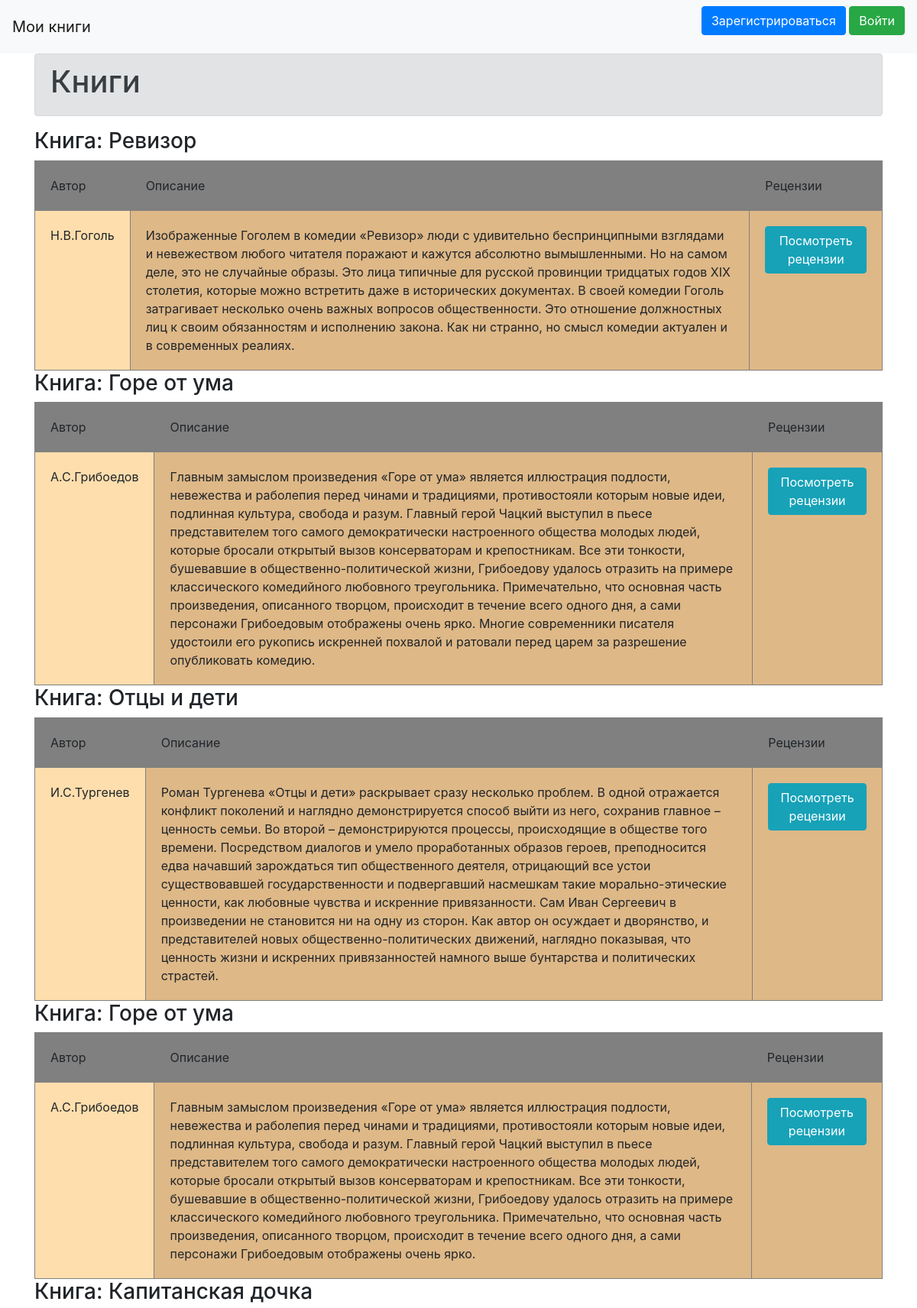
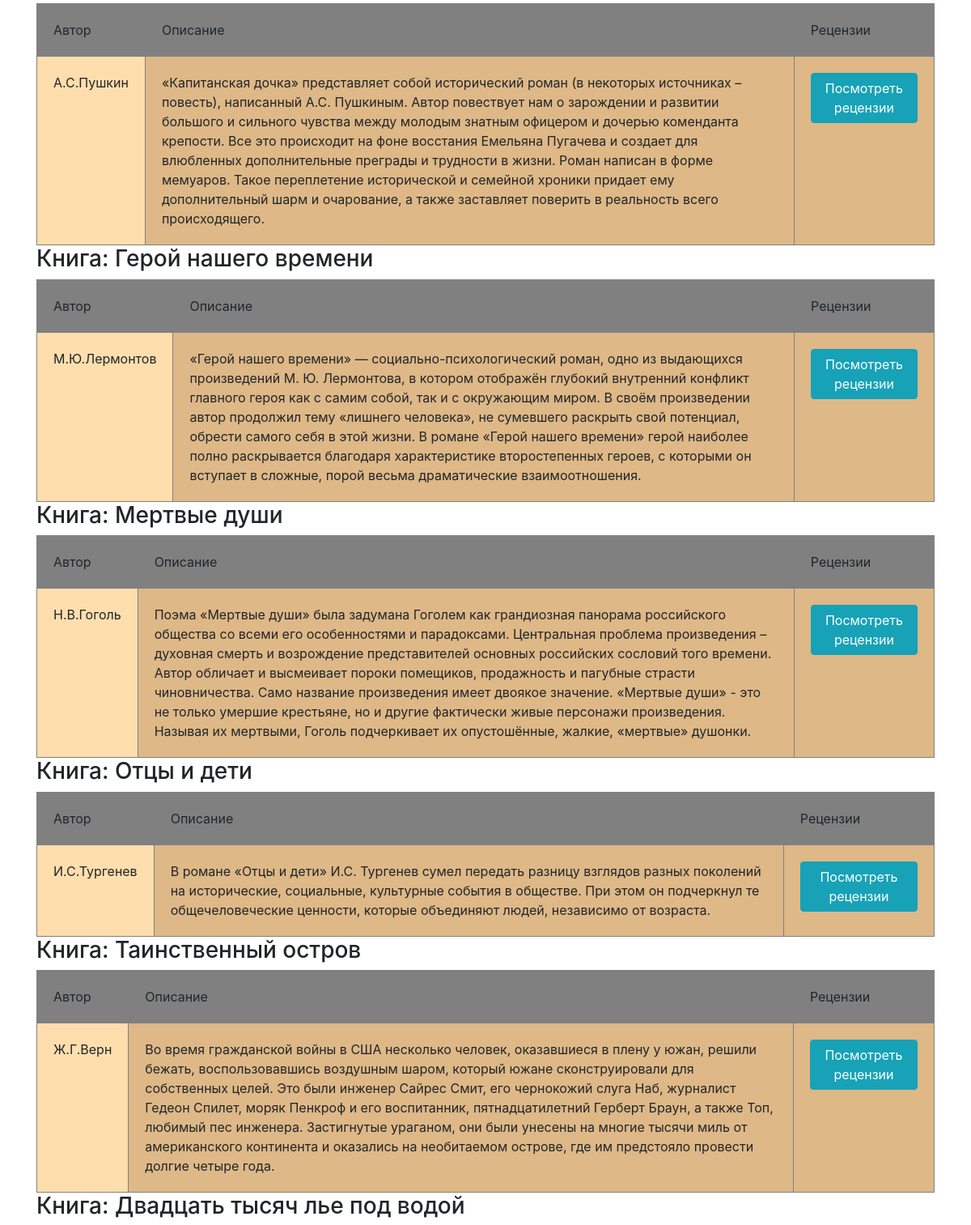
The page / (upper part) on the database its author committed (2 pictures, top to bottom).
### data/books.py (models this page shows)
class Books(SqlAlchemyBase):
    __tablename__ = 'books'
    id = sqlalchemy.Column(sqlalchemy.Integer,
                           primary_key=True, autoincrement=True)
    user_id = sqlalchemy.Column(sqlalchemy.Integer,
                                sqlalchemy.ForeignKey("users.id"))
    name = sqlalchemy.Column(sqlalchemy.String, nullable=True)
    author = sqlalchemy.Column(sqlalchemy.String, nullable=True)
    description = sqlalchemy.Column(sqlalchemy.String, nullable=True)
    path_image_title = sqlalchemy.Column(sqlalchemy.String, nullable=True)
    is_finished = sqlalchemy.Column(sqlalchemy.Boolean)
    user = orm.relation('User')

### main.py (the view)
@app.route('/')
def index():
    if flask_login.current_user.is_authenticated:
        return index_for_auth_users()
    return index_for_unknown_users()

### data/db_session.py (called while the page is built)
def create_session() -> Session:
    global __factory
    return __factory()

### main.py (called while the page is built)
def index_for_unknown_users():
    rs = []
    session = db_session.create_session()
    for books in session.query(Books):
        review = session.query(Review).filter(Review.book_id == books.id).first()
        d = dict()
        d['title'] = books.name
        d['author'] = books.author
        d['description'] = books.description
        d['id_book'] = books.id
        if review is not None:
            d['review'] = 'yes'
        else:
            reviews = []
            if add_similar_reviews(books.id, books.name, books.author, reviews):
                d['review'] = 'yes'
            else:
                d['review'] = 'no'
        rs.append(d)
    return render_template('lightindex.html', header='Книги', param=rs)

### templates/lightindex.html (shortened to what this page needs)
{% extends "base.html" %}
{% block content %}
<div class="alert alert-secondary" role="alert">
    <h1>{{ header }}</h1>
</div>
{% for val in param %}
<h3>Книга: {{ val["title"] }}</h3>
<table cellspacing="5">
    <tr>
        <td bgcolor="#808080">Автор</td>
        <td bgcolor="#808080">Описание</td>
        <td bgcolor="#808080">Рецензии</td>
    </tr>
    <tr>
        <td bgcolor="#FFDEAD">{{val["author"]}}</td>
        <td bgcolor="#DEB887">{{val["description"]}}</td>
        {% if val["review"] == "no" %}
        <td bgcolor="#DEB887">Рецензии отсутствуют</td>
        {% else %}
        <td bgcolor="#DEB887"><a href="/review/{{ val["id_book"] }}" class="btn btn-info">
        Посмотреть рецензии
    </a></td>
        {% endif %}
    </tr>
</table>
{% endfor %}
{% endblock %}

### static/css/style.css (style rules this page uses)
td, th { border: 1px solid #808080; padding: 20px; vertical-align: top; }

### rows shown on the page
Books: title "Ревизор", author "Н.В.Гоголь", description "Изображенные Гоголем в комедии «Ревизор» люди с удивительно беспринципными взглядами и невежеством любого читателя поражают и кажутся абсолютно вымышленными. Но на самом деле, это не случайные образы. Это лица типичные для русской провинции тридцатых годов XIX столетия, которые можно встретить даже в исторических документах. В своей комедии Гоголь затрагивает несколько очень важных вопросов общественности. Это отношение должностных лиц к своим обязанностям и исполнению закона. Как ни странно, но смысл комедии актуален и в современных реалиях."
Books: title "Горе от ума", author "А.С.Грибоедов", description "Главным замыслом произведения «Горе от ума» является иллюстрация подлости, невежества и раболепия перед чинами и традициями, противостояли которым новые идеи, подлинная культура, свобода и разум. Главный герой Чацкий выступил в пьесе представителем того самого демократически настроенного общества молодых людей, которые бросали открытый вызов консерваторам и крепостникам. Все эти тонкости, бушевавшие в общественно-политической жизни, Грибоедову удалось отразить на примере классического комедийного любовного треугольника. Примечательно, что основная часть произведения, описанного творцом, происходит в течение всего одного дня, а сами персонажи Грибоедовым отображены очень ярко. Многие…"
Books: title "Отцы и дети", author "И.С.Тургенев", description "Роман Тургенева «Отцы и дети» раскрывает сразу несколько проблем. В одной отражается конфликт поколений и наглядно демонстрируется способ выйти из него, сохранив главное – ценность семьи. Во второй – демонстрируются процессы, происходящие в обществе того времени. Посредством диалогов и умело проработанных образов героев, преподносится едва начавший зарождаться тип общественного деятеля, отрицающий все устои существовавшей государственности и подвергавший насмешкам такие морально-этические ценности, как любовные чувства и искренние привязанности. Сам Иван Сергеевич в произведении не становится ни на одну из сторон. Как автор он осуждает и дворянство, и представителей новых…"
Books: title "Горе от ума", author "А.С.Грибоедов", description "Главным замыслом произведения «Горе от ума» является иллюстрация подлости, невежества и раболепия перед чинами и традициями, противостояли которым новые идеи, подлинная культура, свобода и разум. Главный герой Чацкий выступил в пьесе представителем того самого демократически настроенного общества молодых людей, которые бросали открытый вызов консерваторам и крепостникам. Все эти тонкости, бушевавшие в общественно-политической жизни, Грибоедову удалось отразить на примере классического комедийного любовного треугольника. Примечательно, что основная часть произведения, описанного творцом, происходит в течение всего одного дня, а сами персонажи Грибоедовым отображены очень ярко."
Books: title "Капитанская дочка", author "А.С.Пушкин", description "«Капитанская дочка» представляет собой исторический роман (в некоторых источниках – повесть), написанный А.С. Пушкиным. Автор повествует нам о зарождении и развитии большого и сильного чувства между молодым знатным офицером и дочерью коменданта крепости. Все это происходит на фоне восстания Емельяна Пугачева и создает для влюбленных дополнительные преграды и трудности в жизни. Роман написан в форме мемуаров. Такое переплетение исторической и семейной хроники придает ему дополнительный шарм и очарование, а также заставляет поверить в реальность всего происходящего."
Books: title "Герой нашего времени", author "М.Ю.Лермонтов", description "«Герой нашего времени» — социально-психологический роман, одно из выдающихся произведений М. Ю. Лермонтова, в котором отображён глубокий внутренний конфликт главного героя как с самим собой, так и с окружающим миром. В своём произведении автор продолжил тему «лишнего человека», не сумевшего раскрыть свой потенциал, обрести самого себя в этой жизни. В романе «Герой нашего времени» герой наиболее полно раскрывается благодаря характеристике второстепенных героев, с которыми он вступает в сложные, порой весьма драматические взаимоотношения."
Books: title "Мертвые души", author "Н.В.Гоголь", description "Поэма «Мертвые души» была задумана Гоголем как грандиозная панорама российского общества со всеми его особенностями и парадоксами. Центральная проблема произведения – духовная смерть и возрождение представителей основных российских сословий того времени. Автор обличает и высмеивает пороки помещиков, продажность и пагубные страсти чиновничества. Само название произведения имеет двоякое значение. «Мертвые души» - это не только умершие крестьяне, но и другие фактически живые персонажи произведения. Называя их мертвыми, Гоголь подчеркивает их опустошённые, жалкие, «мертвые» душонки."
Books: title "Отцы и дети", author "И.С.Тургенев", description "В романе «Отцы и дети» И.С. Тургенев сумел передать разницу взглядов разных поколений на исторические, социальные, культурные события в обществе. При этом он подчеркнул те общечеловеческие ценности, которые объединяют людей, независимо от возраста."
Books: title "Таинственный остров", author "Ж.Г.Верн", description "Во время гражданской войны в США несколько человек, оказавшиеся в плену у южан, решили бежать, воспользовавшись воздушным шаром, который южане сконструировали для собственных целей. Это были инженер Сайрес Смит, его чернокожий слуга Наб, журналист Гедеон Спилет, моряк Пенкроф и его воспитанник, пятнадцатилетний Герберт Браун, а также Топ, любимый пес инженера. Застигнутые ураганом, они были унесены на многие тысячи миль от американского континента и оказались на необитаемом острове, где им предстояло провести долгие четыре года."
Books: title "Двадцать тысяч лье под водой"

### other values the page prints
{{ header }} "Книги"
